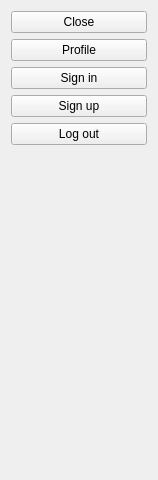
<?xml version="1.0" encoding="UTF-8"?>
<ui version="4.0">
 <class>Frame</class>
 <widget class="QFrame" name="Frame">
  <property name="geometry">
   <rect>
    <x>0</x>
    <y>0</y>
    <width>158</width>
    <height>480</height>
   </rect>
  </property>
  <property name="windowTitle">
   <string>Frame</string>
  </property>
  <property name="styleSheet">
   <string notr="true"/>
  </property>
  <layout class="QVBoxLayout" name="verticalLayout">
   <item>
    <widget class="QPushButton" name="closer">
     <property name="styleSheet">
      <string notr="true"/>
     </property>
     <property name="text">
      <string>Close</string>
     </property>
    </widget>
   </item>
   <item>
    <widget class="QPushButton" name="profile">
     <property name="styleSheet">
      <string notr="true"/>
     </property>
     <property name="text">
      <string>Profile</string>
     </property>
    </widget>
   </item>
   <item>
    <widget class="QPushButton" name="sign_in">
     <property name="styleSheet">
      <string notr="true"/>
     </property>
     <property name="text">
      <string>Sign in</string>
     </property>
    </widget>
   </item>
   <item>
    <widget class="QPushButton" name="sign_up">
     <property name="styleSheet">
      <string notr="true"/>
     </property>
     <property name="text">
      <string>Sign up</string>
     </property>
    </widget>
   </item>
   <item>
    <widget class="QPushButton" name="log_out">
     <property name="text">
      <string>Log out</string>
     </property>
    </widget>
   </item>
   <item>
    <spacer name="verticalSpacer">
     <property name="orientation">
      <enum>Qt::Vertical</enum>
     </property>
     <property name="sizeHint" stdset="0">
      <size>
       <width>20</width>
       <height>40</height>
      </size>
     </property>
    </spacer>
   </item>
  </layout>
 </widget>
 <resources/>
 <connections/>
</ui>
